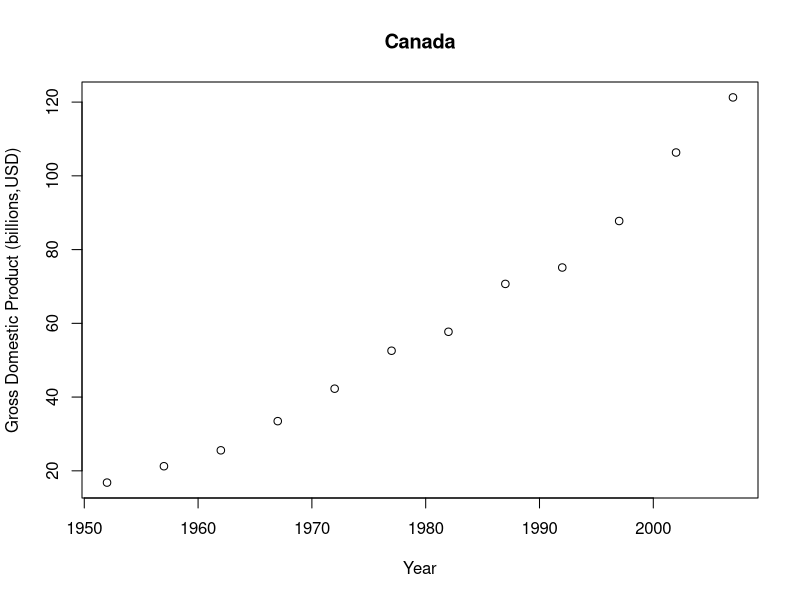
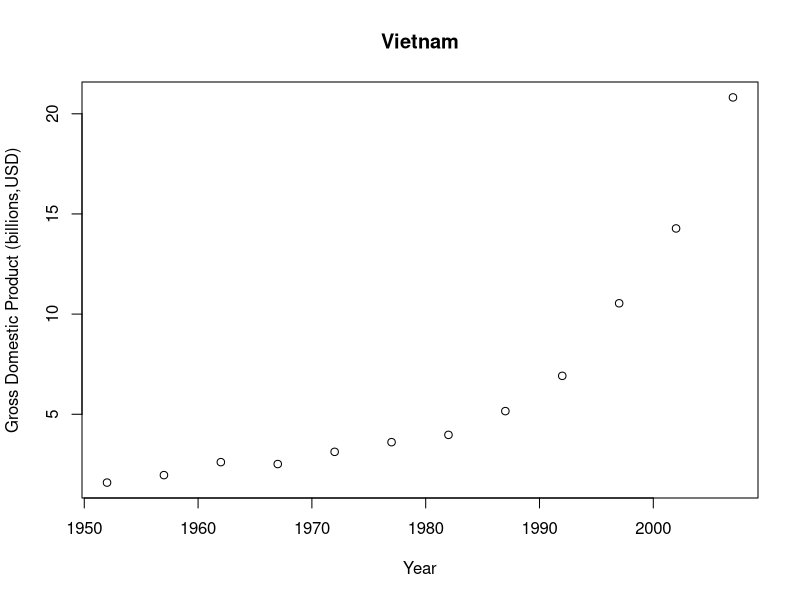
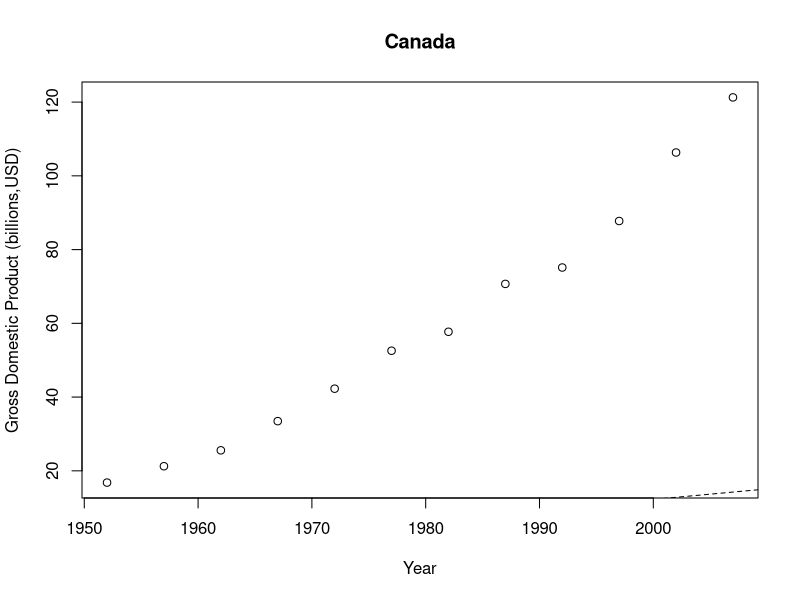
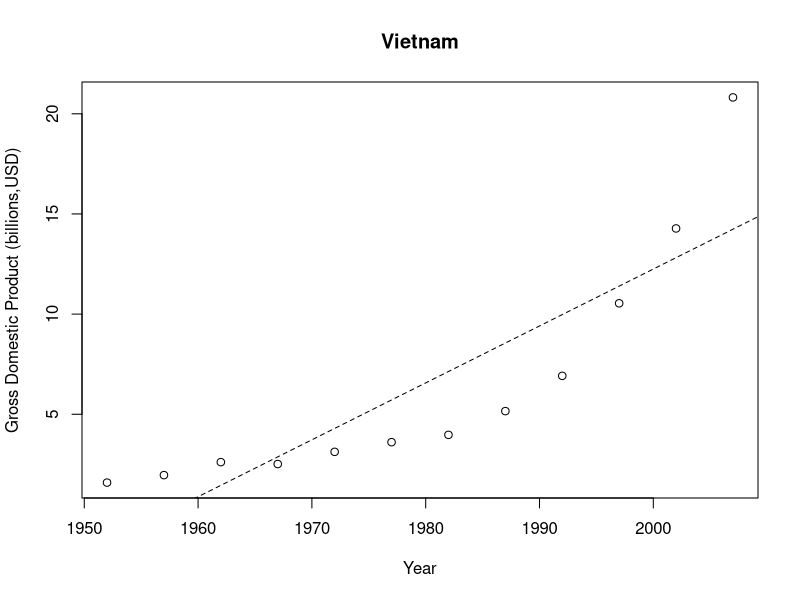

Recreate these plots in R, in order.
##This is an example script.
##Author: Ian Breckheimer
##Updated: 10-1-2015

####Set Up Workspace####

##Installs required packages
#install.packages(c("dplyr"))

##Load packages
library(dplyr)

##Load data.
gapminder <- read.csv("./data/gapminder.csv")

####Explore Data####

##Returns information about the data.
str(gapminder)

##Creates a subset of the data and a new variable.
canada <- filter(gapminder,country=="Canada")
canada <- mutate(canada,gdp=(gdpPercap*canada$pop)/1e10)

vietnam <- filter(gapminder,country=="Vietnam")
vietnam <- mutate(vietnam,gdp=(gdpPercap*vietnam$pop)/1e10)

##Plots it
plot(x=canada$year,y=canada$gdp,type = "p",
     xlab="Year",
     ylab="Gross Domestic Product (billions,USD)",
     main="Canada")

plot(x=vietnam$year,y=vietnam$gdp,type = "p",
     xlab="Year",
     ylab="Gross Domestic Product (billions,USD)",
     main="Vietnam")

####Analysis#####
model <- lm(gdp~year,data=canada)
summary(model)

model <- lm(gdp~year,data=vietnam)
summary(model)

####Make Figures#####
pdf("./plots/Fig1_Canada_GDP.pdf",width=5,height=5)
plot(x=canada$year,y=canada$gdp,type = "p",
     xlab="Year",
     ylab="Gross Domestic Product (billions,USD)",
     main="Canada")
abline(model,lty=2)
dev.off()

pdf("./plots/Fig1_Vietnam_GDP.pdf",width=5,height=5)
plot(x=vietnam$year,y=vietnam$gdp,type = "p",
     xlab="Year",
     ylab="Gross Domestic Product (billions,USD)",
     main="Vietnam")
abline(model,lty=2)
dev.off()

